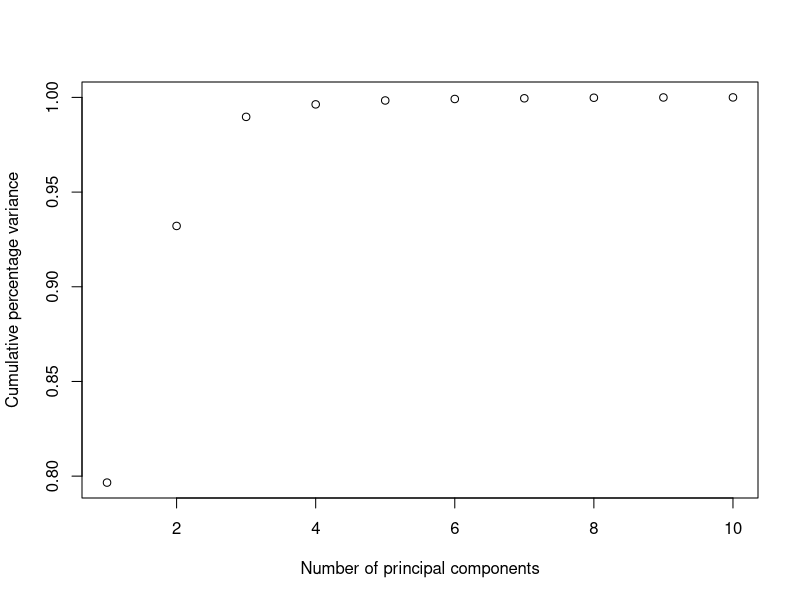

Reproduce this figure in R.
require(FactoMineR)
data("decathlon", package = "FactoMineR")
mydata = decathlon[, 1:10]  # choose relevant variables
fit = princomp(mydata)  # perform PCA
# plot cum. percentage of var. explained by number of components
plot(cumsum(fit$sdev^2/sum(fit$sdev^2)), xlab = "Number of principal components", ylab = "Cumulative percentage variance")
